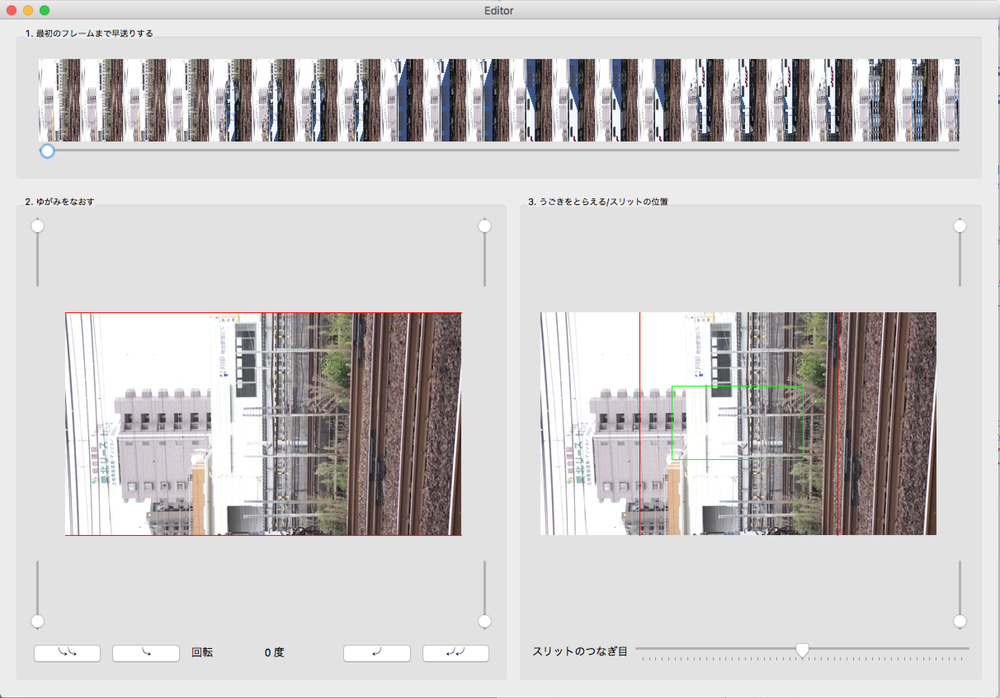
#> input picture images/edit1.png, 1000 x 698 px, shrunk from 2424 x 1692 before the run
$ python filmize.py images/edit1.png   (Python 2 division)
#> lines starting #> are read from the running program, lines starting #| are printed output that depends on the picture; after the words box and inside, x2 and y2 are one past the last pixel; in counts of white or black regions, pixels touching at a corner belong together
#!/usr/bin/env python
# -*- coding: utf-8 -*-
import cv2
import numpy as np
import math

import sys

def roundbox(img,p1,p2,r,color):
    cv2.circle(img,(p1[0]+r,p1[1]+r),r,color,-1)
    cv2.circle(img,(p2[0]-r,p1[1]+r),r,color,-1)
    cv2.circle(img,(p1[0]+r,p2[1]-r),r,color,-1)
    cv2.circle(img,(p2[0]-r,p2[1]-r),r,color,-1)
    cv2.rectangle(img,(p1[0],p1[1]+r),(p2[0],p2[1]-r),color,-1)
    cv2.rectangle(img,(p1[0]+r,p1[1]),(p2[0]-r,p2[1]),color,-1)


#if you want to add Creative Commons sign,
cc = ""
while len(sys.argv) > 2:
    option = sys.argv.pop(1)
    if option == "-c":
        cc = sys.argv.pop(1)

if len(sys.argv) != 2:
    print "usage: {0} image".format(sys.argv[0])
    sys.exit(1)

img = cv2.imread(sys.argv[1])
#> img is the input picture: shape (698, 1000, 3); mean B, G, R 202.6, 202.5, 205.1

h, w = img.shape[0:2]
#> h = 698; w = 1000
filmw = h *35 / 24
#> filmw = 1017
pad = h*(35-24-1)/2/24
#> pad = 145
framew = h* 38 / 24
#> framew = 1105
perf  = framew / 8
#> perf = 138
perfh = h * 3 / 24
#> perfh = 87
perfw = h * 2 / 24
#> perfw = 58
perfr = h / 2 / 24
#> perfr = 14
thick = pad/20
#> thick = 7
canh = filmw
#> canh = 1017
oneframe = np.zeros((canh, framew,3), np.uint8)
#perforations
for i in range(0,framew,perf):
    roundbox(oneframe,(i-perfw/2,pad-perfh),(i+perfw/2,pad),perfr,(255,255,255))
    roundbox(oneframe,(i-perfw/2,filmw-pad),(i+perfw/2,filmw-pad+perfh),perfr,(255,255,255))
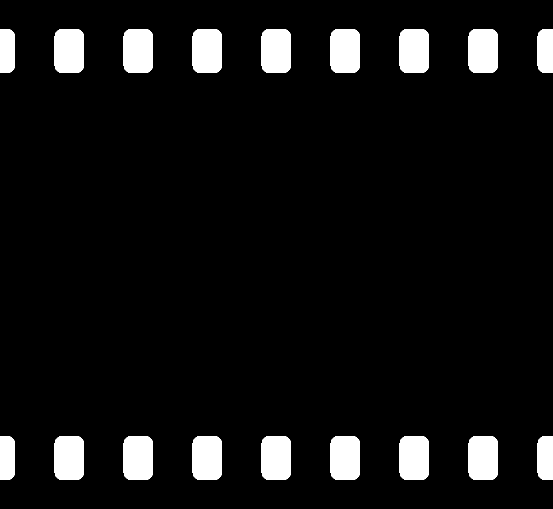
#> oneframe: shape (1017, 1105, 3) (shown at 1/2 size); 7.1% white; 18 white regions, largest, box (x1, y1, x2, y2) and area: (109, 58, 168, 146) 4964, (247, 58, 306, 146) 4964, (385, 58, 444, 146) 4964


canvas = np.zeros((canh, w,3), np.uint8)
#frame label
count = 1
font = cv2.FONT_HERSHEY_PLAIN
for i in range(0,w,framew):
    frame = oneframe.copy()
    text = str(count)
    fontsize = pad/32
    box, _ = cv2.getTextSize(text,font,fontsize,thick)
    textw,texth = box
    cv2.putText(frame,text,(int(perf*4.5)-textw/2,int(texth*1.2)),font,fontsize,(0,150,200),thick)
    wend = i + framew
    if wend > w:
        canvas[:,i:i+framew-(wend-w),:] = frame[:,0:framew-(wend-w),:]
    else:
        canvas[:,i:i+framew] = frame[:,:]
    count += 1
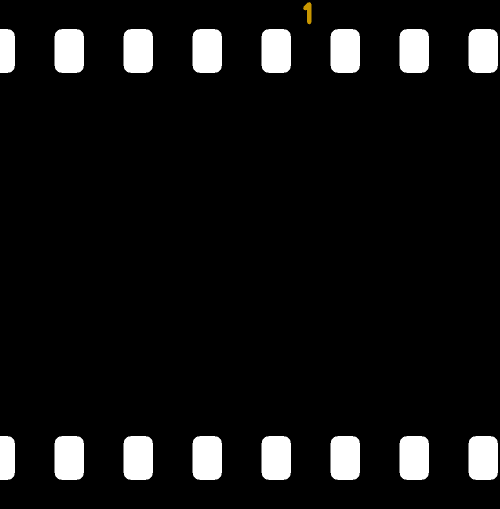
#> canvas: shape (1017, 1000, 3) (shown at 1/2 size); mean of channels 0, 1, 2 18.7, 18.8, 18.8; drawn as B, G, R
#> after the loop, count = 2

canvas[(filmw-h)/2:(filmw-h)/2+h,0:w] = img
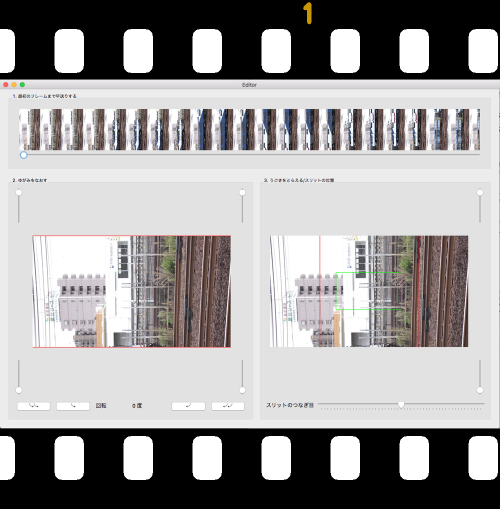
#> canvas: shape (1017, 1000, 3) (shown at 1/2 size); mean of channels 0, 1, 2 157.7, 157.7, 159.6; drawn as B, G, R
if cc:
    fontsize = pad/48
    thick    = pad/30
    box, _ = cv2.getTextSize(cc,font,fontsize,thick)
    textw,texth = box
    cv2.putText(canvas,cc,(int(perf*0.5),int(canh)),font,fontsize,(0,150,200),thick)

cv2.imwrite("{0}.film.png".format(sys.argv[1]), canvas)

$ run again, on images/edit2a.png
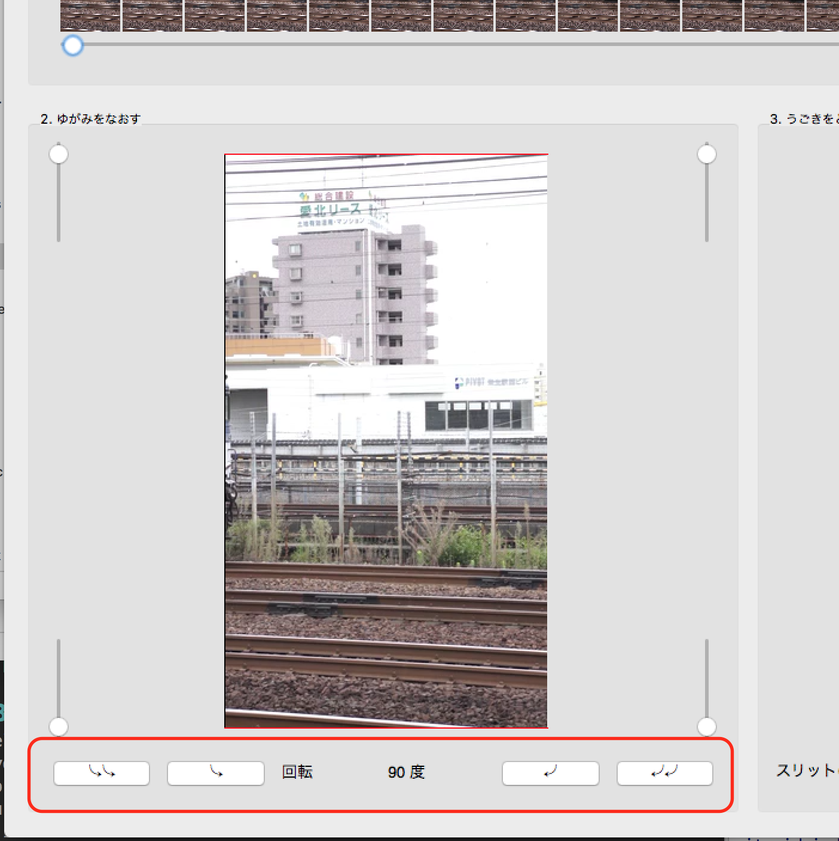
#> input picture images/edit2a.png, 839 x 841 px, shrunk from 1403 x 1407 before the run
#> img is the input picture: shape (841, 839, 3); mean B, G, R 202.8, 203.1, 207.4
#> after the loop `for i in range(0,framew,perf):`:
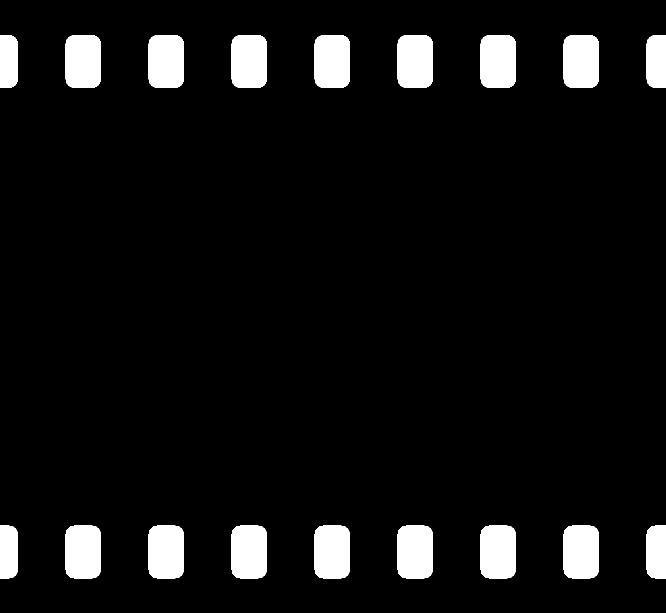
#> oneframe: shape (1226, 1331, 3) (shown at 1/2 size); 7.1% white; 18 white regions, largest, box (x1, y1, x2, y2) and area: (131, 70, 202, 176) 7202, (297, 70, 368, 176) 7202, (463, 70, 534, 176) 7202
#> `canvas[(filmw-h)/2:(filmw-h)/2+h,0:w] = img`:
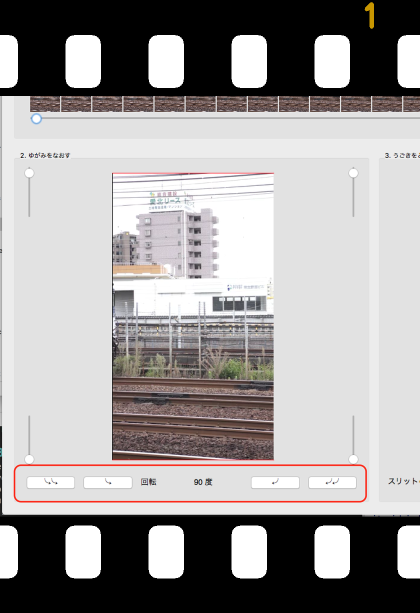
#> canvas: shape (1226, 839, 3) (shown at 1/2 size); mean of channels 0, 1, 2 157.4, 157.7, 160.7; drawn as B, G, R

$ run again, on images/edit2b.png
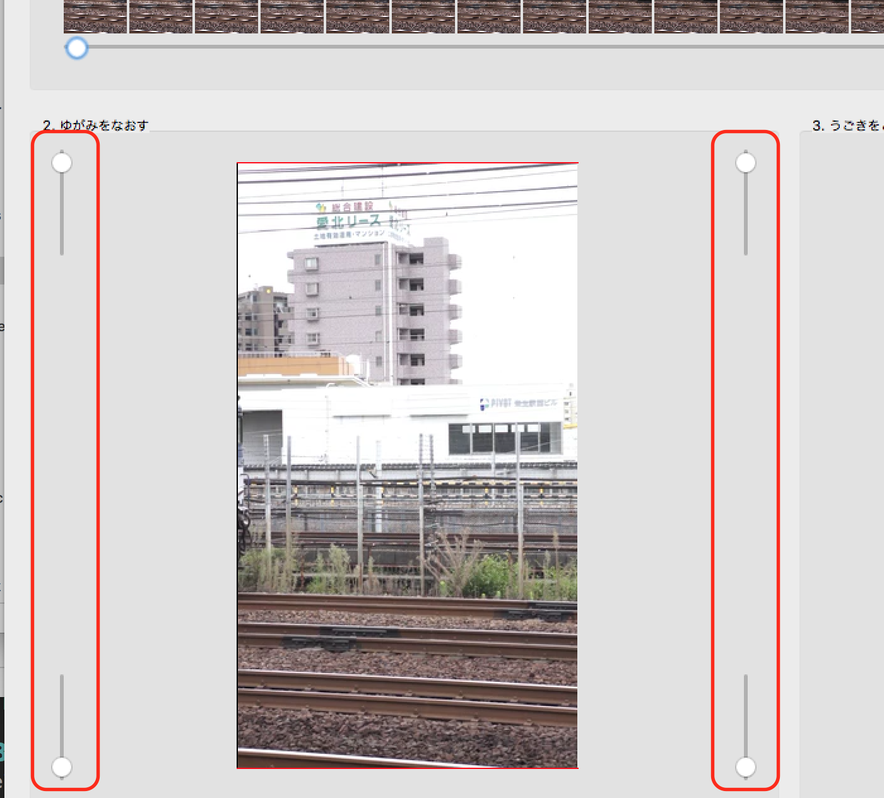
#> input picture images/edit2b.png, 884 x 798 px, shrunk from 1401 x 1265 before the run
#> img is the input picture: shape (798, 884, 3); mean B, G, R 199.5, 200, 206
#> after the loop `for i in range(0,framew,perf):`:
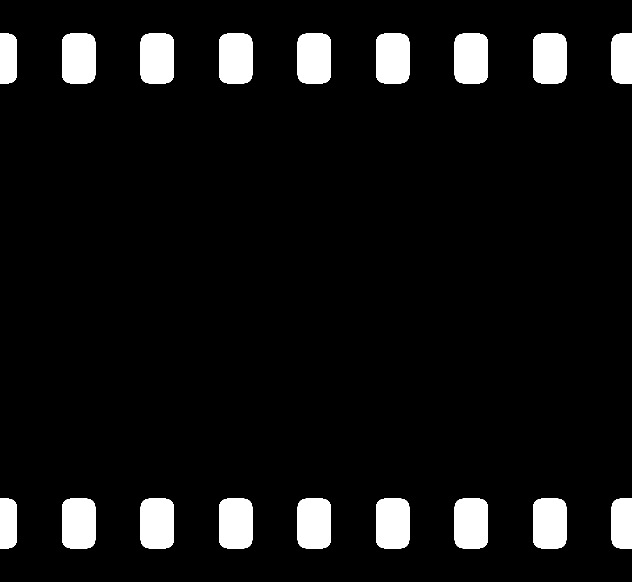
#> oneframe: shape (1163, 1263, 3) (shown at 1/2 size); 7.1% white; 18 white regions, largest, box (x1, y1, x2, y2) and area: (124, 67, 191, 167) 6408, (281, 67, 348, 167) 6408, (438, 67, 505, 167) 6408
#> `canvas[(filmw-h)/2:(filmw-h)/2+h,0:w] = img`:
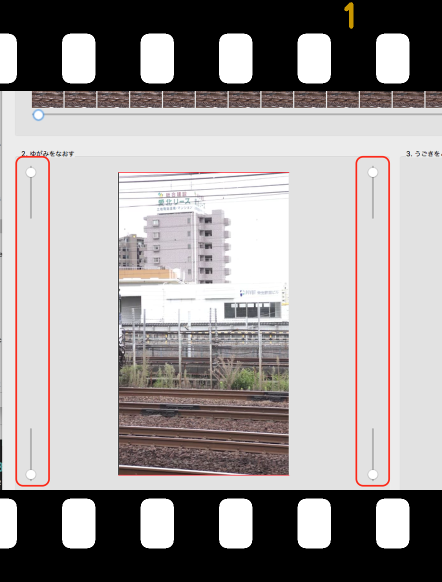
#> canvas: shape (1163, 884, 3) (shown at 1/2 size); mean of channels 0, 1, 2 154.4, 154.8, 159; drawn as B, G, R

$ run again, on images/edit2c.png
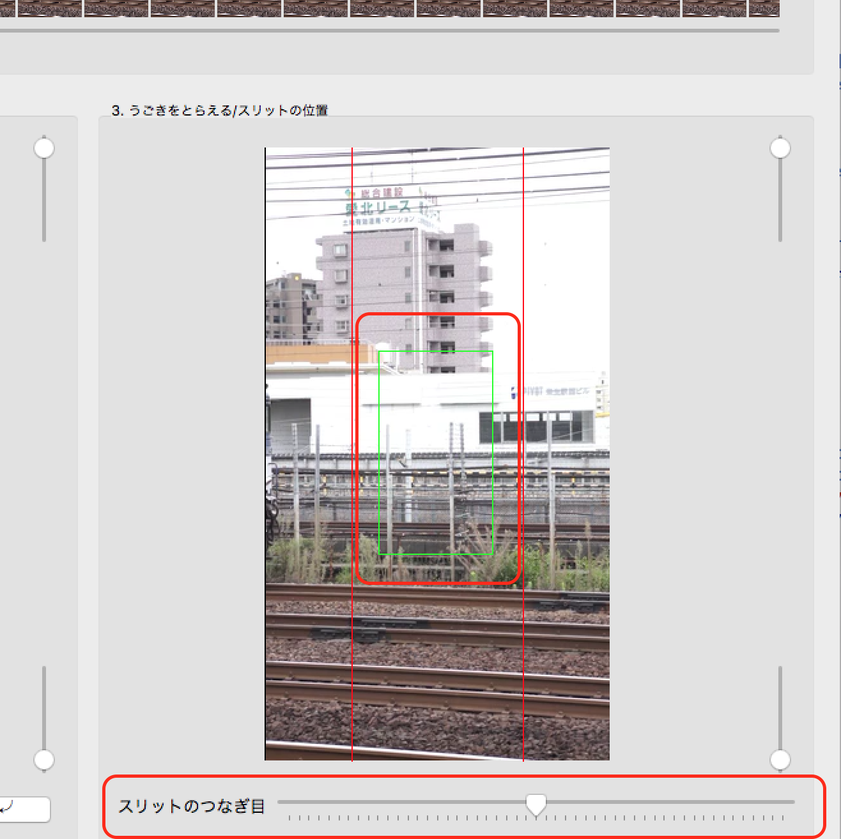
#> input picture images/edit2c.png, 841 x 839 px, shrunk from 1316 x 1314 before the run
#> img is the input picture: shape (839, 841, 3); mean B, G, R 202.3, 202.9, 208
#> after the loop `for i in range(0,framew,perf):`:
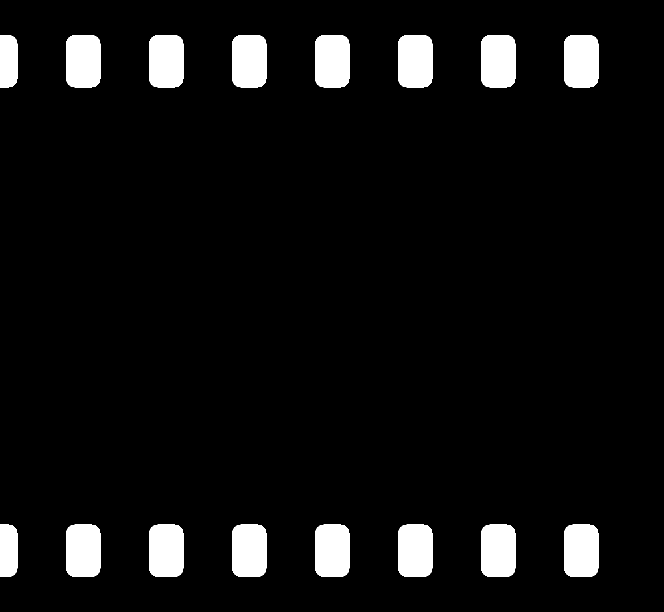
#> oneframe: shape (1223, 1328, 3) (shown at 1/2 size); 6.4% white; 16 white regions, largest, box (x1, y1, x2, y2) and area: (132, 70, 201, 175) 6921, (298, 70, 367, 175) 6921, (464, 70, 533, 175) 6921
#> `canvas[(filmw-h)/2:(filmw-h)/2+h,0:w] = img`:
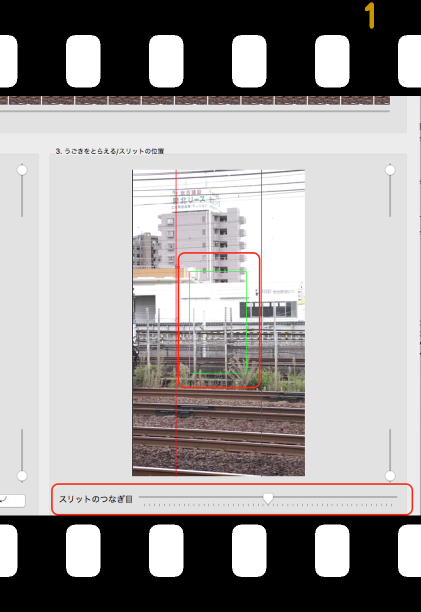
#> canvas: shape (1223, 841, 3) (shown at 1/2 size); mean of channels 0, 1, 2 156.5, 157, 160.5; drawn as B, G, R
